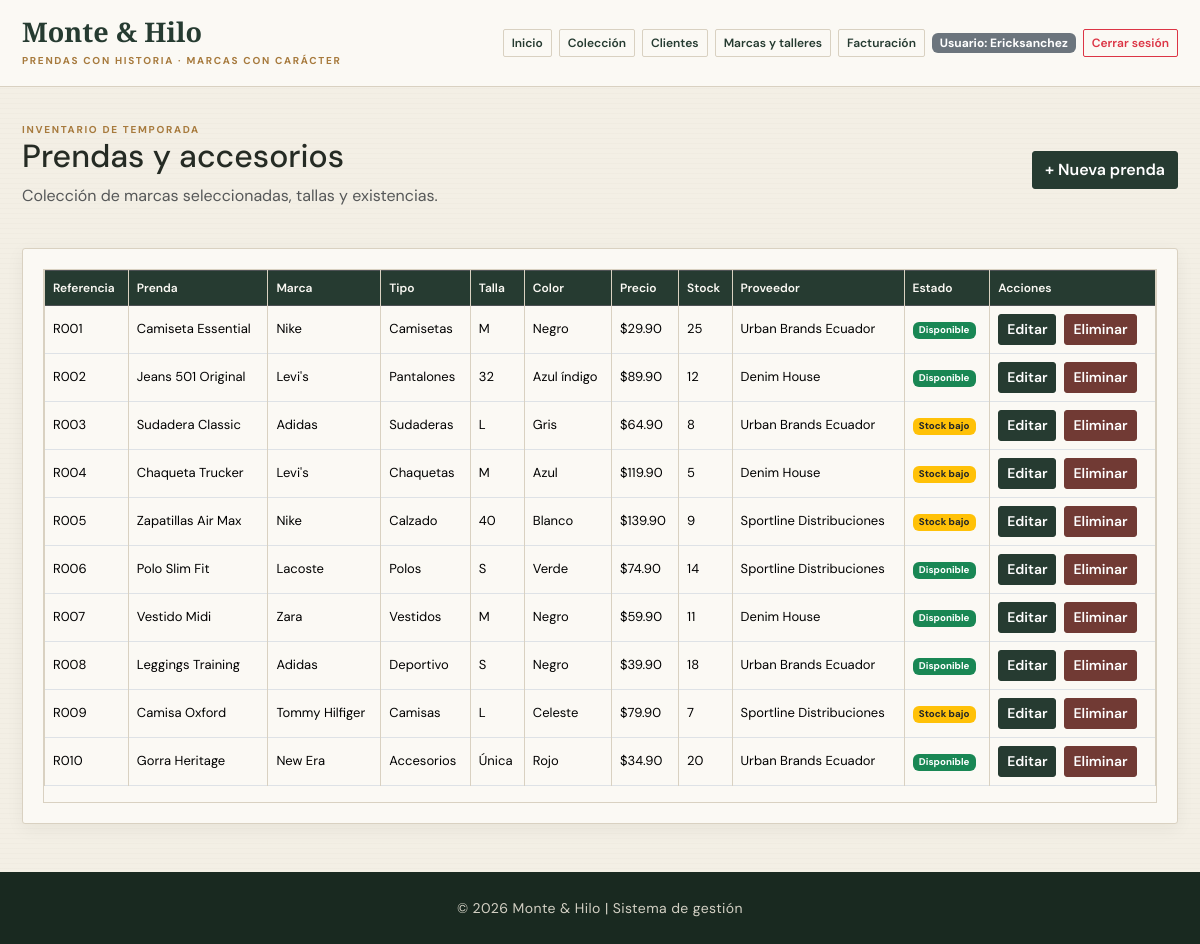
Screenshot of /productos (signed in) with the database file from the repository.
### tables this page shows
CREATE TABLE usuarios (
            id INTEGER PRIMARY KEY AUTOINCREMENT,
            usuario TEXT NOT NULL UNIQUE,
            password TEXT NOT NULL
        );

CREATE TABLE productos (
            codigo TEXT PRIMARY KEY,
            nombre TEXT NOT NULL,
            categoria TEXT NOT NULL,
            precio REAL NOT NULL,
            stock INTEGER NOT NULL,
            id_proveedor INTEGER, marca TEXT NOT NULL DEFAULT '', talla TEXT NOT NULL DEFAULT '', color TEXT NOT NULL DEFAULT '', genero TEXT NOT NULL DEFAULT 'Unisex',
            FOREIGN KEY (id_proveedor) REFERENCES proveedores(id_proveedor)
        );

CREATE TABLE proveedores (
            id_proveedor INTEGER PRIMARY KEY AUTOINCREMENT,
            nombre TEXT NOT NULL,
            telefono TEXT,
            correo TEXT
        , contacto TEXT NOT NULL DEFAULT '');

### app.py (the view)
@app.route("/productos")
@login_required
def productos():
    return render_template("productos.html", productos=get_products(), nombre_sistema=NOMBRE_SISTEMA)

### app.py (called while the page is built)
@login_manager.user_loader
def load_user(user_id):
    user_data = get_user_by_id(user_id)
    if user_data:
        return Usuario(user_data["id"], user_data["usuario"], user_data["password"])
    return None

### conexion/conexion.py (called while the page is built, shortened)
def _database_engine():
    configured_engine = os.getenv("DB_ENGINE")
    if configured_engine:
        return configured_engine.lower()
    return "postgresql" if os.getenv("DATABASE_URL") else "sqlite"

def _parameterized_sql(query, params):
    engine = _database_engine()
    if engine in {"sqlite", "sqlite3"}:
        sqlite_params = tuple(float(param) if isinstance(param, Decimal) else param for param in params)
        return query.replace("%s", "?"), sqlite_params
    return query, tuple(params)

def _sqlite_connection():
    DATABASE_PATH.parent.mkdir(exist_ok=True)
    conn = sqlite3.connect(DATABASE_PATH)
    conn.row_factory = sqlite3.Row
    conn.execute("PRAGMA foreign_keys = ON")
    return conn

def get_db_connection():
    engine = _database_engine()
    if engine in {"sqlite", "sqlite3"}:
        return _sqlite_connection()
    if engine in {"postgres", "postgresql"}:
        return _postgres_connection()
    raise RuntimeError(f"Motor de base de datos no compatible: {engine}")

def get_user_by_id(user_id):
    conn = get_db_connection()
    try:
        cursor = conn.cursor()
        query = "SELECT id, usuario, password FROM usuarios WHERE id = %s"
        cursor.execute(*_parameterized_sql(query, (user_id,)))
        row = cursor.fetchone()
        if row is None:
            return None
        if hasattr(row, "keys"):
            return dict(row)
        return {"id": row[0], "usuario": row[1], "password": row[2]}
    finally:
        conn.close()

def _normalize_product_row(row):
    if row is None:
        return None
    if hasattr(row, "keys"):
        return dict(row)

def get_products():
    conn = get_db_connection()
    try:
        cursor = conn.cursor()
        query = """
                 SELECT p.codigo, p.nombre, p.categoria, p.marca, p.talla, p.color, p.genero,
                     p.precio, p.stock, p.id_proveedor, pr.nombre AS proveedor
            FROM productos p
            LEFT JOIN proveedores pr ON pr.id_proveedor = p.id_proveedor
            ORDER BY p.codigo
        """
        cursor.execute(*_parameterized_sql(query, ()))
        rows = cursor.fetchall()
        return [_normalize_product_row(row) for row in rows]
    finally:
        conn.close()

### templates/productos.html (shortened to what this page needs)
{% extends "base.html" %}
{% block content %}
<div class="d-flex justify-content-between align-items-center mb-4">
	<div>
		<p class="eyebrow">INVENTARIO DE TEMPORADA</p>
		<h2>Prendas y accesorios</h2>
		<p class="text-muted">Colección de marcas seleccionadas, tallas y existencias.</p>
	</div>
	<a href="{{ url_for('formulario_producto') }}" class="btn btn-success">+ Nueva prenda</a>
</div>
<div class="informacion">
	<div class="table-responsive">
		<table class="table table-hover table-bordered align-middle">
			<thead class="table-dark">
				<tr>
					<th>Referencia</th>
					<th>Prenda</th>
					<th>Marca</th>
					<th>Tipo</th>
					<th>Talla</th>
					<th>Color</th>
					<th>Precio</th>
					<th>Stock</th>
					<th>Proveedor</th>
					<th>Estado</th>
					<th>Acciones</th>
				</tr>
			</thead>
			<tbody>
				{% for producto in productos %}
				<tr>
					<td>{{ producto.codigo }}</td>
					<td>{{ producto.nombre }}</td>
					<td>{{ producto.marca }}</td>
					<td>{{ producto.categoria }}</td>
					<td>{{ producto.talla }}</td>
					<td>{{ producto.color }}</td>
					<td>${{ "%.2f"|format(producto.precio) }}</td>
					<td>{{ producto.stock }}</td>
					<td>{{ producto.proveedor or 'Sin proveedor' }}</td>
					<td>
						{% if producto.stock > 10 %}
							<span class="badge bg-success">Disponible</span>
						{% elif producto.stock > 0 %}
							<span class="badge bg-warning text-dark">Stock bajo</span>
						{% else %}
							<span class="badge bg-danger">Agotado</span>
						{% endif %}
					</td>
					<td>
						<div class="d-flex gap-2">
							<a href="{{ url_for('editar_producto', codigo=producto.codigo) }}" class="btn btn-sm btn-primary">Editar</a>
							<form action="{{ url_for('eliminar_producto', codigo=producto.codigo) }}" method="POST" onsubmit="return confirm('¿Deseas eliminar este producto?');">
								<button type="submit" class="btn btn-sm btn-danger">Eliminar</button>
							</form>
						</div>
					</td>
				</tr>
				{% endfor %}
			</tbody>
		</table>
	</div>
</div>
{% endblock %}

### templates/base.html (shortened to what this page needs)
<!DOCTYPE html>
<html lang="es">
<head>
	<link href="https://cdn.jsdelivr.net/npm/bootstrap@5.3.3/dist/css/bootstrap.min.css" rel="stylesheet">
	<link rel="stylesheet" href="{{ url_for('static', filename='css/style.css') }}">
</head>
<body>
	{% include "components/navbar.html" %}
	<main class="container my-4">
		{% block content %}{% endblock %}
	</main>
	{% include "components/footer.html" %}
</body>
</html>

### templates/components/navbar.html
<header class="header-principal py-3 bg-light">
	<div class="container">
		<div class="d-flex justify-content-between align-items-center flex-wrap gap-3">
			<div>
				<h1 class="h4 mb-0 brand-mark">{{ nombre_sistema }}</h1>
				<small class="brand-caption">PRENDAS CON HISTORIA · MARCAS CON CARÁCTER</small>
			</div>
			<nav class="d-flex flex-wrap gap-2 align-items-center">
				<a class="btn btn-outline-primary btn-sm" href="{{ url_for('index') }}">Inicio</a>
				{% if current_user.is_authenticated %}
				<a class="btn btn-outline-primary btn-sm" href="{{ url_for('productos') }}">Colección</a>
				<a class="btn btn-outline-primary btn-sm" href="{{ url_for('clientes') }}">Clientes</a>
				<a class="btn btn-outline-primary btn-sm" href="{{ url_for('proveedores') }}">Marcas y talleres</a>
				<a class="btn btn-outline-primary btn-sm" href="{{ url_for('facturacion') }}">Facturación</a>
				<span class="badge text-bg-secondary">Usuario: {{ current_user.usuario }}</span>
				<a class="btn btn-outline-danger btn-sm" href="{{ url_for('logout') }}">Cerrar sesión</a>
				{% else %}
				<a class="btn btn-outline-success btn-sm" href="{{ url_for('login') }}">Iniciar sesión</a>
				<a class="btn btn-outline-secondary btn-sm" href="{{ url_for('registro') }}">Registrarse</a>
				{% endif %}
			</nav>
		</div>
	</div>
</header>

### templates/components/footer.html
<footer class="footer-principal mt-5 py-4">
	<div class="container text-center text-white">
		<small>© 2026 {{ nombre_sistema }} | Sistema de gestión</small>
	</div>
</footer>

### static/css/style.css (style rules this page uses)
:root { --paper: #f3efe5; --paper-light: #fbf9f4; --ink: #252b24; --forest: #263b31; --forest-deep: #192920; --oxblood: #713a34; --brass: #a77a3d; --line: #d9d1c1; --muted: #77786d; --serif: "Playfair Display", Georgia, serif; --sans: "DM Sans", sans-serif; }
* { box-sizing: border-box; }
body { margin: 0; color: var(--ink); background-color: var(--paper); background-image: repeating-linear-gradient(0deg, rgba(70, 58, 39, .018) 0, rgba(70, 58, 39, .018) 1px, transparent 1px, transparent 5px); font-family: var(--sans); }
a { color: var(--forest); }
.header-principal { position: relative; z-index: 2; padding: 18px 0 !important; background: var(--paper-light) !important; border-bottom: 1px solid var(--line); }
.brand-mark { color: var(--forest) !important; font: 600 27px/1.05 var(--serif); }
.brand-caption, .eyebrow { display: block; margin: 7px 0 0; color: var(--brass); font-size: 10px; font-weight: 700; letter-spacing: 1.7px; }
.header-principal nav { gap: 7px !important; }
.header-principal .btn { border-radius: 2px; font-size: 12px; }
.header-principal .btn-outline-primary { color: var(--forest); border-color: var(--line); }
.container { max-width: 1180px; }
main.container { min-height: 68vh; margin-top: 28px !important; }
.btn { border-radius: 3px; font-weight: 600; }
.btn-primary, .btn-success { color: #fff; background: var(--forest); border-color: var(--forest); }
.btn-danger { background: var(--oxblood); border-color: var(--oxblood); }
.informacion, .card { background-color: var(--paper-light); border: 1px solid var(--line); border-radius: 3px; box-shadow: 0 5px 18px rgba(45, 39, 27, .055); }
.informacion { padding: 20px; }
.table { --bs-table-bg: transparent; --bs-table-hover-bg: rgba(38, 59, 49, .05); color: var(--ink); vertical-align: middle; }
.table th { white-space: nowrap; color: var(--paper-light); background: var(--forest); font-size: 12px; font-weight: 600; }
.table td { font-size: 13px; }
.table-bordered > :not(caption) > * > * { border-color: var(--line); }
.table-responsive { border: 1px solid var(--line); }
.footer-principal { margin-top: 50px; padding: 22px 0; background: var(--forest-deep); color: var(--paper-light); }
.footer-principal small { color: #d3d0c4; letter-spacing: .4px; }

### rows the page displays
usuarios: usuario "Ericksanchez"
productos: codigo "R001", nombre "Camiseta Essential", marca "Nike", categoria "Camisetas", talla "M", color "Negro", precio "29.90", stock "25", nombre "Urban Brands Ecuador", shows "Disponible"
productos: codigo "R002", nombre "Jeans 501 Original", marca "Levi's", categoria "Pantalones", talla "32", color "Azul índigo", precio "89.90", stock "12", nombre "Denim House", shows "Disponible"
productos: codigo "R003", nombre "Sudadera Classic", marca "Adidas", categoria "Sudaderas", talla "L", color "Gris", precio "64.90", stock "8", nombre "Urban Brands Ecuador", shows "Stock bajo"
productos: codigo "R004", nombre "Chaqueta Trucker", marca "Levi's", categoria "Chaquetas", talla "M", color "Azul", precio "119.90", stock "5", nombre "Denim House", shows "Stock bajo"
productos: codigo "R005", nombre "Zapatillas Air Max", marca "Nike", categoria "Calzado", talla "40", color "Blanco", precio "139.90", stock "9", nombre "Sportline Distribuciones", shows "Stock bajo"
productos: codigo "R006", nombre "Polo Slim Fit", marca "Lacoste", categoria "Polos", talla "S", color "Verde", precio "74.90", stock "14", nombre "Sportline Distribuciones", shows "Disponible"
productos: codigo "R007", nombre "Vestido Midi", marca "Zara", categoria "Vestidos", talla "M", color "Negro", precio "59.90", stock "11", nombre "Denim House", shows "Disponible"
productos: codigo "R008", nombre "Leggings Training", marca "Adidas", categoria "Deportivo", talla "S", color "Negro", precio "39.90", stock "18", nombre "Urban Brands Ecuador", shows "Disponible"
productos: codigo "R009", nombre "Camisa Oxford", marca "Tommy Hilfiger", categoria "Camisas", talla "L", color "Celeste", precio "79.90", stock "7", nombre "Sportline Distribuciones", shows "Stock bajo"
productos: codigo "R010", nombre "Gorra Heritage", marca "New Era", categoria "Accesorios", talla "Única", color "Rojo", precio "34.90", stock "20", nombre "Urban Brands Ecuador", shows "Disponible"

### other values shown
{{ nombre_sistema }} "Monte & Hilo"
